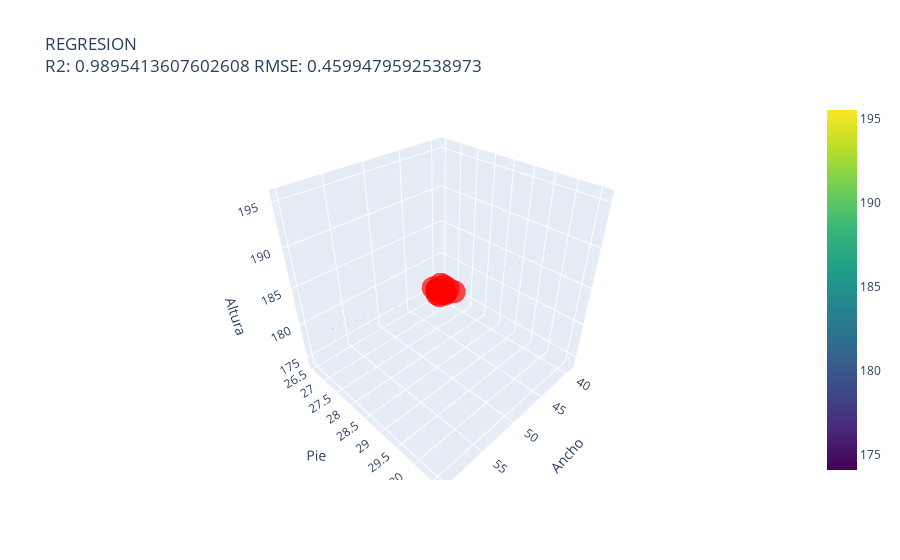

Here is the notebook cell this chart was saved with:
### Code cell
# Definir rangos para las variables independientes
x1_range = np.linspace(min(x_train_pb[:, 0]), max(x_train_pb[:, 0]), 20)
x2_range = np.linspace(min(x_train_pb[:, 1]), max(x_train_pb[:, 1]), 20)
x1_mesh, x2_mesh = np.meshgrid(x1_range, x2_range)

# Escalar el meshgrid para predicción
x_mesh_scaled = ss_pb.transform(np.vstack((x1_mesh.ravel(), x2_mesh.ravel())).T)

# Predecir los valores con el modelo escalado
y_mesh_scaled = modelo_pb.predict(x_mesh_scaled)

# Crear scatterplot 3D de los puntos reales
scatter = go.Scatter3d(
    x=x_test_pb[:, 0], y=x_test_pb[:, 1], z=y_test_pb,
    mode='markers',
    marker=dict(size=8, color='red', opacity=0.7)
)

# Crear el plano de regresión
surface = go.Surface(
    x=x1_mesh, y=x2_mesh, z=y_mesh_scaled.reshape(x1_mesh.shape),
    colorscale='Viridis', opacity=0.5
)

# Configuración del layout
layout = go.Layout(
    title=f"REGRESION<br>R2: {r2_score(y_test_pb, pb_pred)} RMSE: {root_mean_squared_error(y_test_pb, pb_pred)}",
    scene=dict(
        xaxis_title='Ancho',
        yaxis_title='Pie',
        zaxis_title='Altura'
    )
)

# Crear la figura
fig = go.Figure(data=[scatter, surface], layout=layout)

# Mostrar la figura interactiva
fig.show()

### Figure 1 — Plotly figure (JSON) as saved in the notebook; plotly's stock layout.template omitted (floating-point values rounded to 4 significant figures; data arrays with more than 128 entries replaced by an {"elided": "..."} marker saying what was removed)
{"data": [{"marker": {"color": "red", "opacity": 0.7, "size": 8}, "mode": "markers", "type": "scatter3d", "x": [54, 41, 51, 42, 42, 52, 50, 42, 49, 50, 47, 52, 52, 50, 48, 43, 55, 49, 45, 51], "y": [29.4, 26.7, 28.6, 27.1, 27.2, 28.9, 28.6, 27, 28.5, 28.5, 28, 29, 29, 28.5, 28.3, 27.5, 29.9, 28.5, 27.8, 28.7], "z": [190, 175, 186, 177, 177, 187, 185, 176, 184, 185, 182, 187, 187, 185, 183, 179, 191, 185, 180, 186]}, {"colorscale": [[0, "#440154"], [0.1111, "#482878"], [0.2222, "#3e4989"], [0.3333, "#31688e"], [0.4444, "#26828e"], [0.5556, "#1f9e89"], [0.6667, "#35b779"], [0.7778, "#6ece58"], [0.8889, "#b5de2b"], [1, "#fde725"]], "opacity": 0.5, "type": "surface", "x": {"elided": "20x20 float values"}, "y": {"elided": "20x20 float values"}, "z": {"elided": "20x20 float values"}}], "layout": {"scene": {"xaxis": {"title": {"text": "Ancho"}}, "yaxis": {"title": {"text": "Pie"}}, "zaxis": {"title": {"text": "Altura"}}}, "title": {"text": "REGRESION<br>R2: 0.9895413607602608 RMSE: 0.4599479592538973"}}}
